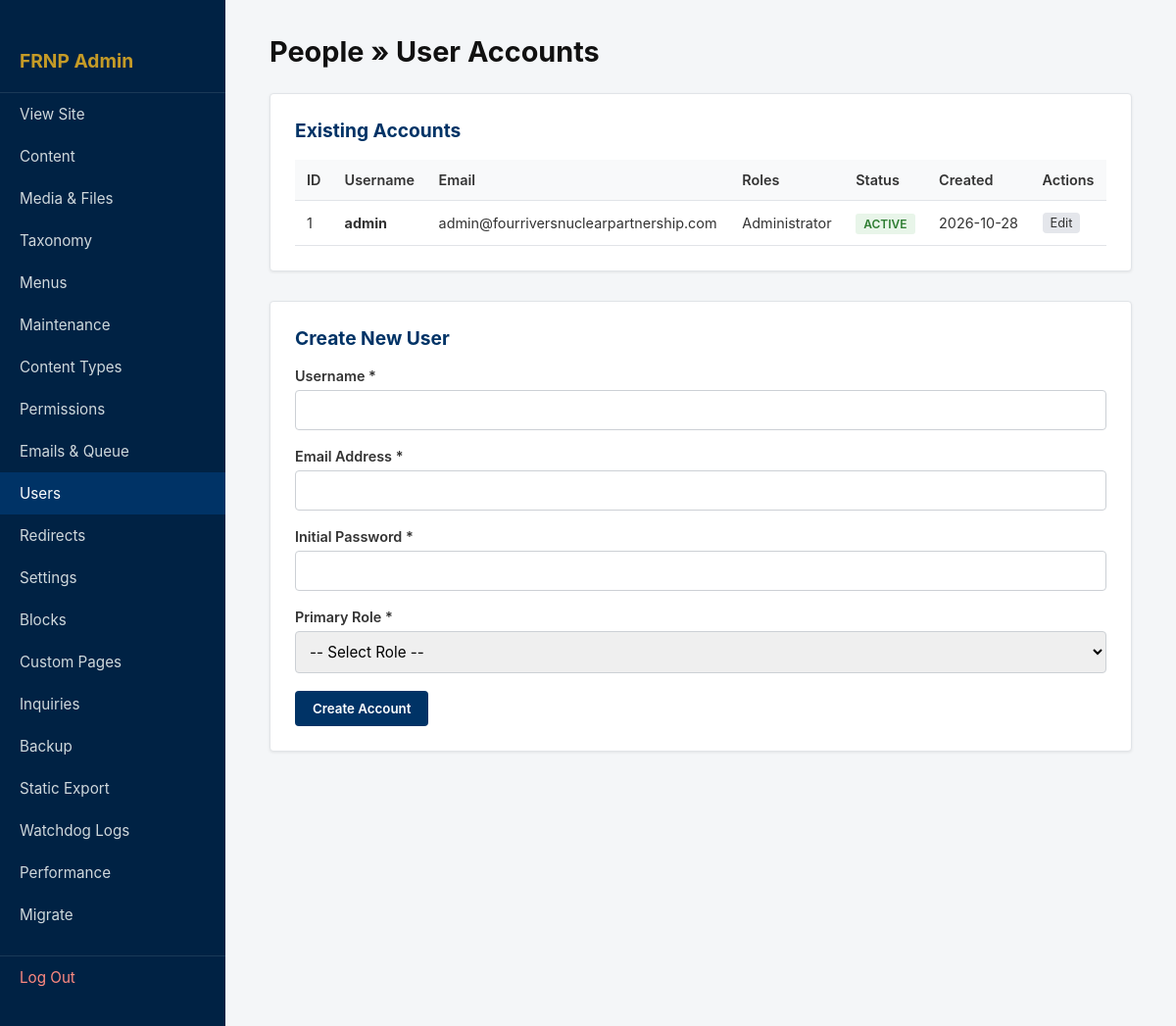
The page /admin/users.php (signed in) on the database its author committed.
### tables this page shows
CREATE TABLE IF NOT EXISTS `users` (
    `id` INT(10) UNSIGNED AUTO_INCREMENT PRIMARY KEY,
    `username` VARCHAR(60) NOT NULL UNIQUE,
    `email` VARCHAR(254) NOT NULL UNIQUE,
    `password_hash` VARCHAR(255) NOT NULL,
    `status` TINYINT(1) NOT NULL DEFAULT 1,
    `created_at` DATETIME NOT NULL DEFAULT CURRENT_TIMESTAMP
);

### admin/users.php (the view, shortened to what this page needs)
<?php
$db = get_db();
$users = $db->query('
    SELECT u.id, u.username, u.email, u.status, u.created_at, GROUP_CONCAT(r.label SEPARATOR ", ") AS role_names
    FROM users u
    LEFT JOIN user_roles ur ON ur.user_id = u.id
    LEFT JOIN roles r ON r.id = ur.role_id
    GROUP BY u.id
    ORDER BY u.id ASC
')->fetchAll();
?>
<!DOCTYPE html>
<html>
<head>
    <link rel="stylesheet" href="/cms/assets/css/admin.css">
</head>
<body>
    <div class="admin-wrapper">
        <aside class="admin-nav">
            <?php require __DIR__ . '/nav.php'; ?>
        </aside>
        <main class="admin-main">
            <h1>People &raquo; User Accounts</h1>
            <section class="card">
                <h3>Existing Accounts</h3>
                <table>
                    <thead>
                        <tr><th>ID</th><th>Username</th><th>Email</th><th>Roles</th><th>Status</th><th>Created</th><th>Actions</th></tr>
                    </thead>
                    <tbody>
                        <?php foreach ($users as $u): ?>
<tr>
    <td><?= $u['id'] ?></td>
    <td><strong><?= htmlspecialchars($u['username']) ?></strong></td>
    <td><?= htmlspecialchars($u['email']) ?></td>
    <td><?= htmlspecialchars($u['role_names'] ?? 'None') ?></td>
    <td>
        <span class="badge-status <?= $u['status'] ? 'status-published' : 'status-draft' ?>">
            <?= $u['status'] ? 'Active' : 'Disabled' ?>
        </span>
    </td>
    <td><?= date('Y-m-d', strtotime($u['created_at'])) ?></td>
    <td>
        <a href="/cms/admin/user_edit.php?id=<?= $u['id'] ?>" class="btn-secondary" style="font-size:0.8rem; padding: 3px 8px;">Edit</a>
    </td>
</tr>
                        <?php endforeach; ?>
                    </tbody>
                </table>
            </section>
            <section class="card">
                <h3>Create New User</h3>
                <form method="POST">
                    <div class="form-row">
                        <label>Username *</label>
                        <input type="text" name="username" required>
                    </div>
                    <div class="form-row">
                        <label>Email Address *</label>
                        <input type="email" name="email" required>
                    </div>
                    <div class="form-row">
                        <label>Initial Password *</label>
                        <input type="password" name="password" required>
                    </div>
                    <div class="form-row">
                        <label>Primary Role *</label>
                        <select name="role_id" required>
                            <option value="">-- Select Role --</option>
                        </select>
                    </div>
                    <button type="submit" class="btn-primary">Create Account</button>
                </form>
            </section>
        </main>
    </div>
</body>
</html>

### assets/css/admin.css (style rules this page uses)
* { box-sizing: border-box; margin: 0; padding: 0; font-family: -apple-system, BlinkMacSystemFont, "Segoe UI", Roboto, sans-serif; }
body { background: #f4f6f8; color: #333; }
.admin-wrapper { display: flex; min-height: 100vh; }
.admin-nav { width: 230px; background: #002244; color: #fff; padding: 25px 0; }
.admin-main { flex: 1; padding: 35px 45px; }
h1 { font-size: 1.8rem; margin-bottom: 25px; color: #111; }
.card { background: #fff; padding: 25px; border-radius: 4px; box-shadow: 0 1px 3px rgba(0,0,0,0.08); margin-bottom: 30px; border: 1px solid #e1e4e8; }
.card h3 { margin-bottom: 18px; font-size: 1.2rem; color: #003366; }
.form-row { margin-bottom: 18px; }
.form-row label { display: block; font-weight: 600; margin-bottom: 6px; font-size: 0.9rem; }
.form-row input[type="text"], .form-row input[type="email"], .form-row input[type="password"], .form-row input[type="date"], .form-row select, .form-row textarea { width: 100%; padding: 10px; border: 1px solid #ccd0d5; border-radius: 4px; font-size: 0.95rem; }
.btn-primary { background: #003366; color: #fff; border: none; padding: 10px 18px; border-radius: 4px; cursor: pointer; text-decoration: none; display: inline-block; font-weight: 600; }
.btn-secondary { background: #e4e6eb; color: #333; border: none; padding: 8px 14px; border-radius: 4px; cursor: pointer; text-decoration: none; display: inline-block; }
table { width: 100%; border-collapse: collapse; margin-top: 10px; }
th, td { padding: 12px; text-align: left; border-bottom: 1px solid #e1e4e8; font-size: 0.9rem; }
th { background: #f8f9fa; font-weight: 600; }
.badge-status { padding: 3px 8px; border-radius: 3px; font-size: 0.75rem; font-weight: 600; text-transform: uppercase; }
.status-published { background: #e8f5e9; color: #2e7d32; }

### rows shown on the page
users: id "1", username "admin", email "admin@fourriversnuclearpartnership.com", role_names "Administrator", status "ACTIVE", created_at "2026-10-28"

### other values the page prints
$item['title'] "Content"
$item['title'] "Media & Files"
$item['title'] "Taxonomy"
$item['title'] "Menus"
$item['title'] "Maintenance"
$item['title'] "Content Types"
$item['title'] "Permissions"
$item['title'] "Emails & Queue"
$item['title'] "Users"
$item['title'] "Redirects"
$item['title'] "Settings"
$item['title'] "Blocks"
$item['title'] "Custom Pages"
$item['title'] "Inquiries"
$item['title'] "Backup"
